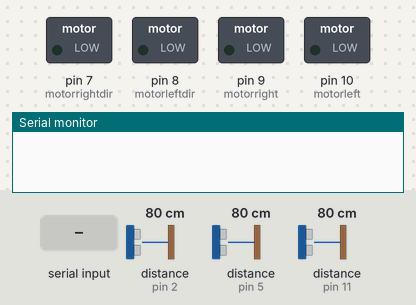
Bench run of a sketch on a simulated Arduino Uno, built with avr-gcc and run on an emulated ATmega328P. Shown: switched loads named in the sketch (green lamp = pin HIGH), the last lines printed to the serial monitor. Wiring (inferred from the names in the program): 3 × ultrasonic range finder: trigger pin 4, echo pin 2 / trigger pin 6, echo pin 5 / trigger pin 12, echo pin 11. The test bench sets the inputs (shaded band); at power-on: distance to the obstacle (sensors on pin 2, pin 5, pin 11) 80 cm. The echo pulse lasts 58.3 µs per cm; pins used as bus, display or sensor lines are not drawn.

Above: at 1.2 s.
1.3 s: "MOVEF\n" received over Serial
At 1.44 s:
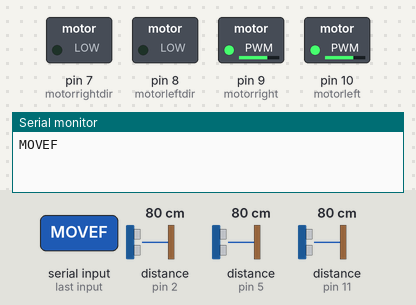
3.0 s: "MOVEB\n" received over Serial
At 3.5 s:
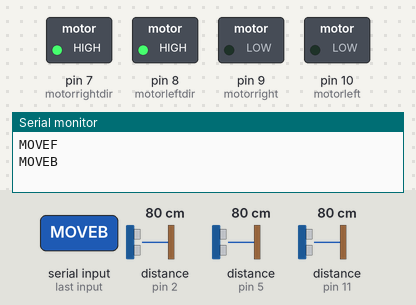
4.6 s: "TURNL\n" received over Serial
At 5.4 s:
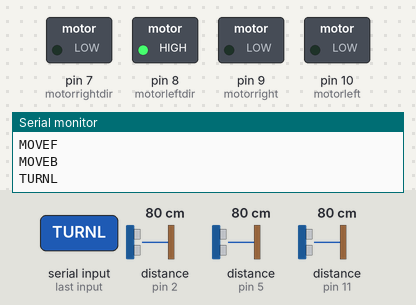
6.2 s: "TURNR\n" received over Serial
At 7.3 s:
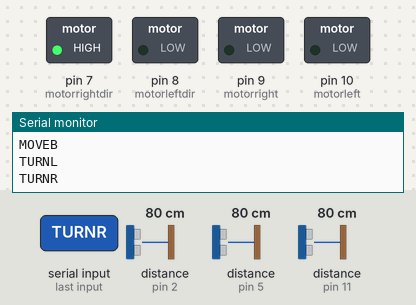
7.8 s: "MOVEB\n" received over Serial
At 7.91 s:
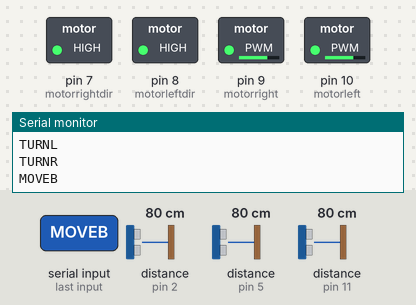
Timing chart, 0 to 10.4 s (numbered marks = the images above; inputs shaded):
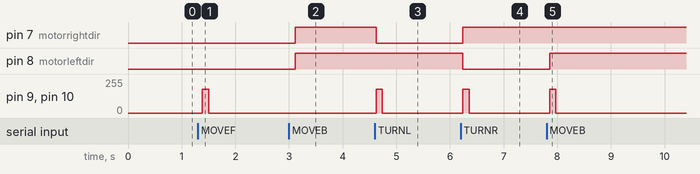

Measured:
- after the input at 1.3 s, pin 9 (motorright), pin 10 (motorleft): 0/255 → 180/255 after 0.09 s, → 0/255 0.12 s later
- after the input at 3.0 s, pin 7 (motorrightdir), pin 8 (motorleftdir): LOW → HIGH after 0.12 s
- after the input at 4.6 s, pin 7 (motorrightdir): HIGH → LOW at once; pin 9 (motorright), pin 10 (motorleft): 0/255 → 180/255 at once, → 0/255 0.12 s later
- after the input at 6.2 s, pin 7 (motorrightdir): LOW → HIGH at once; pin 8 (motorleftdir): HIGH → LOW at once; pin 9 (motorright), pin 10 (motorleft): 0/255 → 180/255 at once, → 0/255 0.12 s later
- after the input at 7.8 s, pin 8 (motorleftdir): LOW → HIGH after 0.06 s; pin 9 (motorright), pin 10 (motorleft): 0/255 → 180/255 after 0.06 s, → 0/255 0.12 s later

The sketch:

motor_control_ultrasonic_project.ino
```cpp
// defines pins numbers
const int echoPinLeft = 5;
const int trigPinLeft = 6;

const int echoPinFront = 11;
const int trigPinFront = 12;

const int echoPinRight = 2;
const int trigPinRight = 4;


//for ultrasonic sensor distance control
const int safeDistance = 15;  //distance at which robot should stop from object in cms
long duration;
int distance;
bool isObject = false;


unsigned long speed = 10;   //speed of vehicle cm/sec
unsigned long angVel = 60;  //turning speed of vehicle deg/s
unsigned long endTime = 0;  //use to stop the current state/movment in the future

int motorright = 9;
int motorrightdir = 7;
int motorleft = 10;
int motorleftdir = 8;

// For serial receive.
const byte numChars = 11;     //number of characters in command string sent from server
char receivedChars[numChars]; // an array to store the received data
String received;              // The data as a string
boolean newData = false;

//for state control
enum STATES {FORWARD, BACKWARD, LEFT, RIGHT, STOP};   //list of possible states the vehicle could be in
STATES curState = STOP;                               //current state of the vehicle

void setup()
{
  pinMode(motorright, OUTPUT);
  pinMode(motorleft, OUTPUT);
  pinMode(motorrightdir, OUTPUT);
  pinMode(motorleftdir, OUTPUT);

  pinMode(trigPinLeft, OUTPUT);  // Sets the trigPin as an Output
  pinMode(echoPinLeft, INPUT);   // Sets the echoPin as an Input
  pinMode(trigPinFront, OUTPUT); // Sets the trigPin as an Output
  pinMode(echoPinFront, INPUT);  // Sets the echoPin as an Input
  pinMode(trigPinRight, OUTPUT); // Sets the trigPin as an Output
  pinMode(echoPinRight, INPUT);  // Sets the echoPin as an Input
  Serial.begin(9600);            // normal printing
}

void loop()
{
  int left = ultrasonic(echoPinLeft, trigPinLeft);
  int front = ultrasonic(echoPinFront, trigPinFront);
  int right = ultrasonic(echoPinRight, trigPinRight);

  if(front < safeDistance || left < safeDistance || right < safeDistance){
    if(!isObject){
       isObject = true;
       stop();
      }
  } else {
    if(isObject){
      isObject = false;
    }

    //check the current vehicle state and resume its movement
    switch(curState){
      case FORWARD:
        forward();
        break;
      case BACKWARD:
        backward();
        break;
      case LEFT:
        turnLeft();
        break;
      case RIGHT:
        turnRight();
        break;
      default:
        stop();
        break;
    }
  }

  delay(100); // wait for 1/10th of a second.

  recvWithEndMarker();
  processCommand();
  checkTime();
}


int ultrasonic(int echoPin, int trigPin)
{
  // Clears the trigPin
  digitalWrite(trigPin, LOW);
  delayMicroseconds(2);

  // Sets the trigPin on HIGH state for 10 micro seconds
  digitalWrite(trigPin, HIGH);
  delayMicroseconds(10);
  digitalWrite(trigPin, LOW);

  // Reads the echoPin, returns the sound wave travel time in microseconds
  duration = pulseIn(echoPin, HIGH);
  // Calculating the distance
  distance = duration * 0.034 / 2;
  return distance;
}


//checks if the set endtime has been reached
//if so it stops the vehicle and turns its state back to stop
void checkTime(){
  if(curState == STOP) return;
  if(endTime < millis()){
    curState = STOP;
    stop();
  }
}

void processCommand()
{
  if (newData == true)
  {
    String instruction = received.substring(0, 5);
    String data = received.substring(6, 10);
    Serial.println(instruction+data);

    if (instruction == "MOVEF"){setForward(data.toInt());}
    if (instruction == "MOVEB"){setBackward(data.toInt());}
    if (instruction == "TURNL"){setLeft(data.toInt());}
    if (instruction == "TURNR"){setRight(data.toInt());}
    if(instruction == "STOPA"){
      curState = STOP;
      stop();
    }
    newData = false;
  }
}

void recvWithEndMarker()
{
  static byte ndx = 0;
  char endMarker = '\n';
  char rc;

  while (Serial.available() > 0 && newData == false)
  {
    rc = Serial.read();

    if (rc != endMarker)
    {
      receivedChars[ndx] = rc;
      ndx++;
      if (ndx >= numChars)
      {
        ndx = numChars - 1;
      }
    }
    else
    {
      receivedChars[ndx] = '\0'; // terminate the string
      received = String(receivedChars);
      ndx = 0;
      newData = true;
    }
  }
}

//these methods set the vehicle movement, start the timer based on calculations and
//set the current state of the vehicle

void setForward(int dist){
  unsigned long time = ((unsigned long)dist/speed)*1000;
  endTime = millis()+time;
  curState = FORWARD;
  forward();
}

void setBackward(int dist){
  unsigned long time = ((unsigned long)dist/speed)*1000;
  endTime = millis()+time;
  curState = BACKWARD;
  backward();
}

void setLeft(int deg){
  unsigned long time = ((unsigned long)deg/angVel)*1000;
  endTime = millis()+time;
  curState = LEFT;
  turnLeft();
}

void setRight(int deg){
  unsigned long time = ((unsigned long)deg/angVel)*1000;
  endTime = millis()+time;
  curState = RIGHT;
  turnRight();
}


// direction is controlled by the digital pin 7 and 8.
//  HIGH is backward, LOW is forward
//  Pins 9 and 10 control speed.

void forward()
{
  digitalWrite(motorrightdir, LOW);
  analogWrite(motorright, 180);
  digitalWrite(motorleftdir, LOW);
  analogWrite(motorleft, 180);
}

void backward()
{
  digitalWrite(motorrightdir, HIGH);
  analogWrite(motorright, 180);
  digitalWrite(motorleftdir, HIGH);
  analogWrite(motorleft, 180);
}
void turnLeft()
{
  digitalWrite(motorrightdir, LOW);
  analogWrite(motorright, 180);
  digitalWrite(motorleftdir, HIGH);
  analogWrite(motorleft, 180);
}

void turnRight()
{
  digitalWrite(motorrightdir, HIGH);
  analogWrite(motorright, 180);
  digitalWrite(motorleftdir, LOW);
  analogWrite(motorleft, 180);
}

void stop()
{
  analogWrite(motorright, 0);
  analogWrite(motorleft, 0);
}
```
